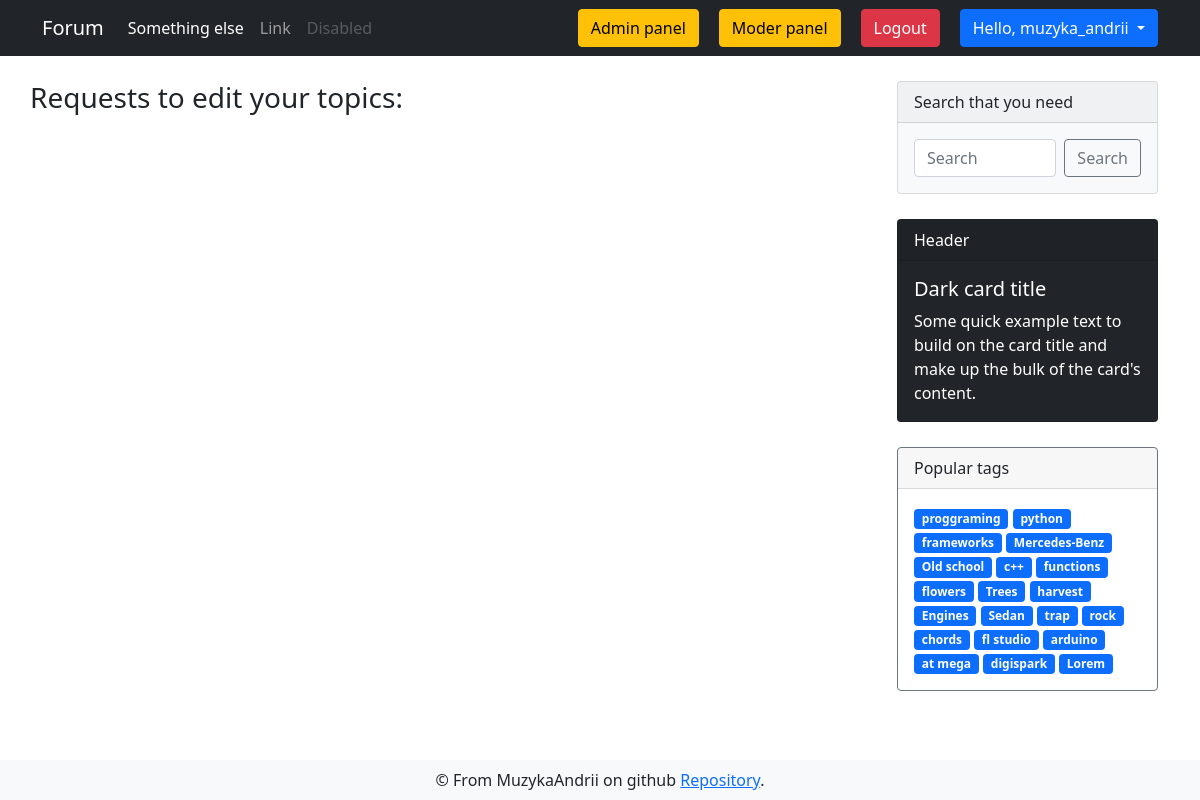
The page /user/edit_requests (signed in) on the database as committed earlier.
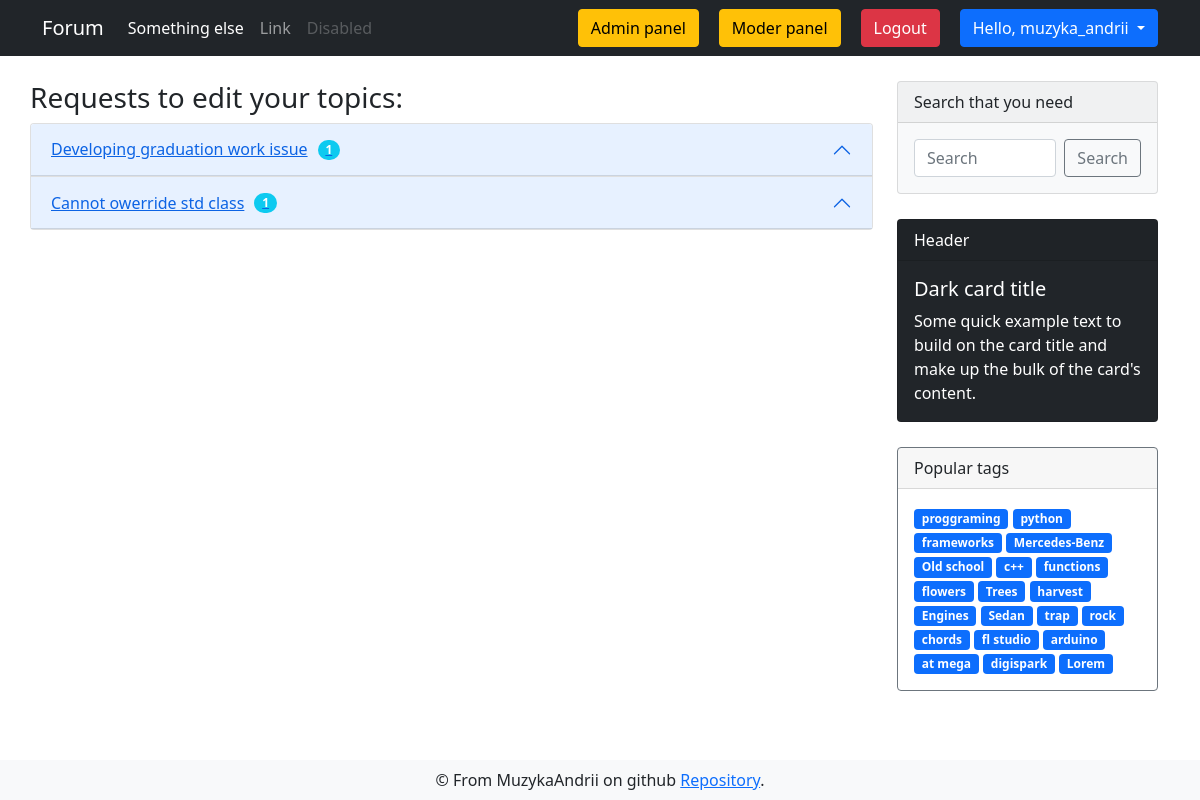
The same page on the database as committed later.
### app/models.py (models this page shows, shortened)
class DbMixin(object):
    def save(self):
        db.session.add(self)
        db.session.commit()

class Tag(DbMixin, db.Model):
    id = db.Column(db.Integer, primary_key = True, autoincrement=True)
    name = db.Column(db.String(50), unique=True, nullable=False)
    slug = db.Column(db.String(100), unique=True, nullable=False)
    section_id = db.Column(db.Integer, db.ForeignKey('section.id'), nullable=False)

class Discussion(DbMixin, db.Model):
    id = db.Column(db.Integer, primary_key = True, autoincrement=True)
    theme = db.Column(db.String, unique=True, nullable=False)
    text = db.Column(db.Text, unique=True, nullable=False)
    theme_id = db.Column(db.Integer, db.ForeignKey('theme.id'), nullable=False)
    tags = db.relationship('Tag', secondary=discussion_tags, backref=db.backref('discussions', lazy='dynamic'))
    comments = db.relationship('Comment', backref='parent_discussion', lazy='dynamic')
    creator_id = db.Column(db.Integer, db.ForeignKey('user.id'), nullable=False)
    edit_requests = db.relationship('Edit_request', backref='target_discussion', lazy='select')
    def build_url(self):
        theme = self.parent_theme
        section_slug = theme.parent_section.slug
        return section_slug, theme.slug

### app/views.py (the view)
@app.route('/user/edit_requests')
@login_required
def edit_requests_index():
    discussions = list()
    for discussion in current_user.created_discussions:
        if discussion.edit_requests:
            discussions.append(discussion)
    return render_template('forum/edit/edit_requests.html', tags=get_tags(), discussions=discussions)

### app/models.py (called while the page is built)
@login.user_loader
def user_loader(user_id):
    return User.query.get(int(user_id))

    def update_last_seen(self):
        self.last_seen = dt.now()
        self.save()

    def has_role(self, role):
        for r in self.roles:
            if r.name == role:
                return True
        return False

### app/views.py (called while the page is built)
@app.before_request
def update_last_seen():
    if current_user.is_authenticated:
        current_user.update_last_seen()

@app.before_request
@cache.cached(timeout=60)
def check_banned():
    if current_user.is_authenticated and current_user.is_banned == True:
        ban_reason = current_user.ban_reason
        logout_user()
        return render_template('alerts/banned.html', reason=ban_reason)

@cache.cached(timeout=600, key_prefix='tags')
def get_tags():
    return Tag.query.limit(25).all()

### app/templates/forum/edit/edit_requests.html (shortened to what this page needs)
{% extends "layouts/base.html" %}
{% block content %}
<div class="container">
    <div class="row">
        <div style="margin: 25px 0;" class="list-group col-md-9">
            <h3>Requests to edit your topics: </h3>
            <div class="accordion" id="accordionExample">
                {% for discussion in discussions %}
                <div class="accordion-item">
                    <h2 class="accordion-header" id="headingOne">
                        {% set section_slug, theme_slug = discussion.build_url() %}
                        <a href="{{ url_for('discussion', section_slug=section_slug, theme_slug=theme_slug, discussion_id=discussion.id) }}" class="accordion-button" type="button" data-bs-toggle="collapse"
                            data-bs-target="#collapse{{discussion.id}}" aria-expanded="true" aria-controls="collapseOne">
                            {{ discussion.theme }}
                            <span style="margin-left: 10px;" class="badge rounded-pill bg-info text-white">{{ discussion.edit_requests | length }}</span>
                    </a>
                    </h2>
                </div>
                {% endfor %}
            </div>
        </div>
        {% include 'layouts/sidebar.html' %}
    </div>
</div>
{% endblock %}

### app/templates/layouts/sidebar.html
<div class="sidebar col-md-3">
    <div class="card text-dark bg-light mb-3" style="max-width: 18rem;">
        <div class="card-header">Search that you need</div>
        <form method="GET" action="{{ url_for('search') }}" class="card-body d-flex">
            <input name="search_query" value="{{ request.args.get('search_query', '') }}" class="form-control me-2" type="text" placeholder="Search" aria-label="Search">
            <button class="btn btn-outline-secondary" type="submit">Search</button>
        </form>
    </div>
    <div class="card text-white bg-dark mb-3" style="max-width: 18rem;">
        <div class="card-header">Header</div>
        <div class="card-body">
            <h5 class="card-title">Dark card title</h5>
            <p class="card-text">Some quick example text to build on the card title and make up the bulk of the
                card's content.</p>
        </div>
    </div>
    <div class="card border-secondary mb-3" style="max-width: 18rem;">
        <div class="card-header">Popular tags</div>
        <div class="card-body text-secondary">
            {% for tag in tags %}
            <a href="{{ url_for('tags_discussions', tag_slug=tag.slug) }}" class="tag badge bg-primary">{{ tag.name }}</a>
            {% endfor %}
        </div>
    </div>
</div>

Rows that differ between the two databases and show on the page:
now on this page (row edited): Discussion: theme "Developing graduation work issue", edit_requests|length "1"
now on this page (row unchanged): Discussion: theme "Cannot owerride std class", edit_requests|length "1"
